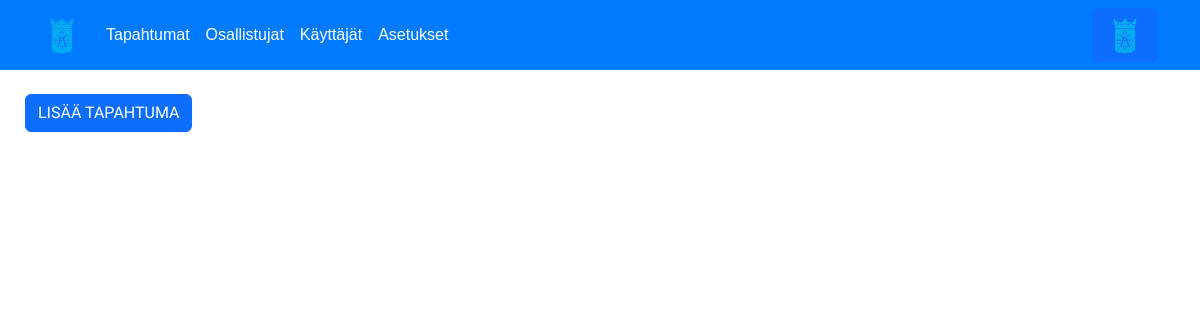
/tapahtumat.php (signed in), run on an earlier commit of the app's database.
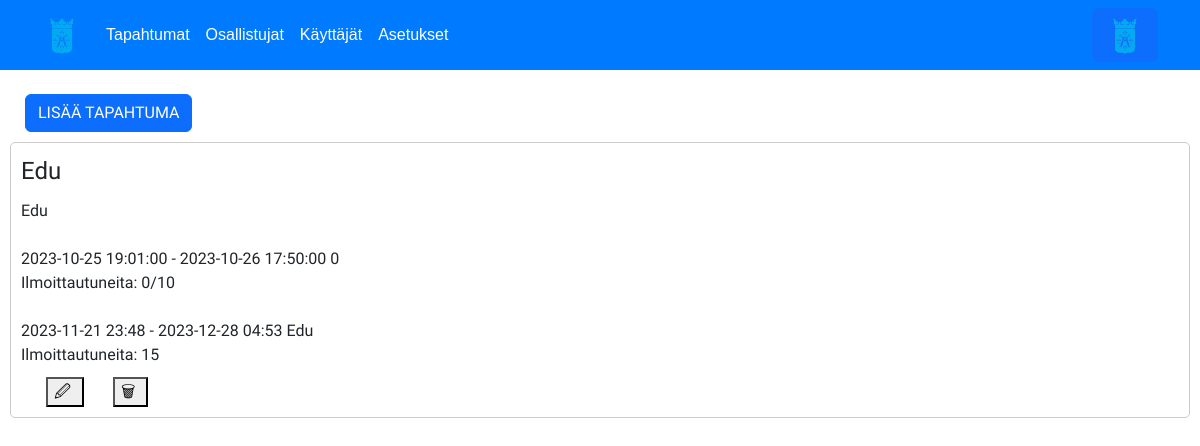
And on a later commit of the database.
### tables this page shows
CREATE TABLE `events` (
  `id` int(11) NOT NULL,
  `title` varchar(255) NOT NULL,
  `description` text DEFAULT NULL,
  `start_date` datetime NOT NULL,
  `end_date` datetime NOT NULL,
  `location` varchar(255) DEFAULT NULL,
  `participants` int(11) DEFAULT 0,
  `last_timeout` datetime DEFAULT NULL,
  `created_at` timestamp NOT NULL DEFAULT current_timestamp(),
  `updated_at` timestamp NOT NULL DEFAULT current_timestamp() ON UPDATE current_timestamp(),
  `additional_fields` text DEFAULT NULL
);

### tapahtumat.php (the view, shortened to what this page needs)
<?php
$servername = "localhost";
$username = "Edu";
$password = "Eduard123";
$database = "edu";
$conn = new mysqli($servername, $username, $password, $database);
function getEvents($conn)
{
    $sql = "SELECT * FROM events";
    $result = $conn->query($sql);
    $events = [];
    if ($result->num_rows > 0) {
        while ($row = $result->fetch_assoc()) {
            $events[] = $row;
        }
    }
    return $events;
}
$events = getEvents($conn);
?>
<!DOCTYPE html>
<html lang="en">
<head>
    <link href="https://cdn.jsdelivr.net/npm/bootstrap@5.2.0-beta1/dist/css/bootstrap.min.css" rel="stylesheet">
    <link rel="stylesheet" href="./css/main.css">
    <link rel="stylesheet" href="./css/userpanel.css">
    <link rel="stylesheet" href="./css/tapahtumat.css">
</head>
<body>
    <nav class="navbar navbar-expand-lg">
            <div class="container">
                <a class="navbar-brand"><img src="../images/turku.png" alt="Logo" width="40"></a>
                <div class="collapse navbar-collapse" id="navbarNav">
                    <ul class="navbar-nav ml-auto">
                        <li class="nav-item">
                            <a class="nav-link" href="./tapahtumat.php">Tapahtumat</a>
                        </li>
                        <li class="nav-item">
                            <a class="nav-link" href="./osallistujat.php">Osallistujat</a>
                        </li>
                        <li class="nav-item">
                            <a class="nav-link" href="./kayttajat.php">Käyttäjät</a>
                        </li>
                        <li class="nav-item">
                            <a class="nav-link" href="./asetukset.php">Asetukset</a>
                        </li>
                    </ul>
                </div>
                <button type="button" class="btn btn-primary" data-bs-toggle="modal" data-bs-target="#userPanelModal">
                    <img src="../images/turku.png" alt="Logo" width="40">
                </button>
            </div>
        </nav>
    <br>
    <button class="btn btn-primary" onclick="togglePopup()">LISÄÄ TAPAHTUMA</button>
    <?php foreach ($events as $event) { ?>
        <div class="event-box">
            <div class="event-title"><?= $event["title"] ?></div>
            <div class="event-description"><?= $event["description"] ?></div>
            <br>
            <div><?= $event["start_date"] ?> - <?= $event["end_date"] ?> <?= $event["location"] ?></div>
            <div>Ilmoittautuneita: 0/<?= $event["participants"] ?></div>
            <?php
            if (!empty($event["additional_fields"])) {
                $additionalFields = json_decode($event["additional_fields"], true);
                $hasAdditionalFields = false;
                foreach ($additionalFields as $fieldValue) {
                    if (!empty($fieldValue)) {
                        $hasAdditionalFields = true;
                        break;
                    }
                }
                if ($hasAdditionalFields) {
                    echo '<br>';
                    echo '<div>';
                    if (!empty($additionalFields['start_date'])) {
                        $startDateTime = date('Y-m-d H:i', strtotime($additionalFields['start_date']));
                        echo '' . $startDateTime;
                        if (!empty($additionalFields['end_date'])) {
                            $endDateTime = date('Y-m-d H:i', strtotime($additionalFields['end_date']));
                            echo ' - ' . $endDateTime;
                            if (!empty($additionalFields['location'])) {
                                echo ' ' . $additionalFields['location'];
                            }
                        }
                        echo '<br>';
                    }
                    if (!empty($additionalFields['participants'])) {
                        echo 'Ilmoittautuneita: ' . $additionalFields['participants'] . '<br>';
                    }
                    echo '</div>';
                }
            }
            ?>
            <div class="event-buttons">
                <form method="post" action="">
                    <button type="button" class="edit-button" onclick="toggleEditPopup(<?php echo htmlspecialchars(json_encode($event)); ?>)"></button>
                    <button type="submit" class="delete-button" name="delete_event"></button>
                </form>
            </div>
        </div>
    <?php } ?>
</body>
</html>

What changed in the data, as far as the page shows it:
added events: title "Edu", description "Edu", start_date "2023-10-25 19:01:00", end_date "2023-10-26 17:50:00", location "0", participants "10", additional_fields "2023-11-21 23:48", additional_fields "2023-12-28 04:53", additional_fields "Edu", additional_fields "15"
